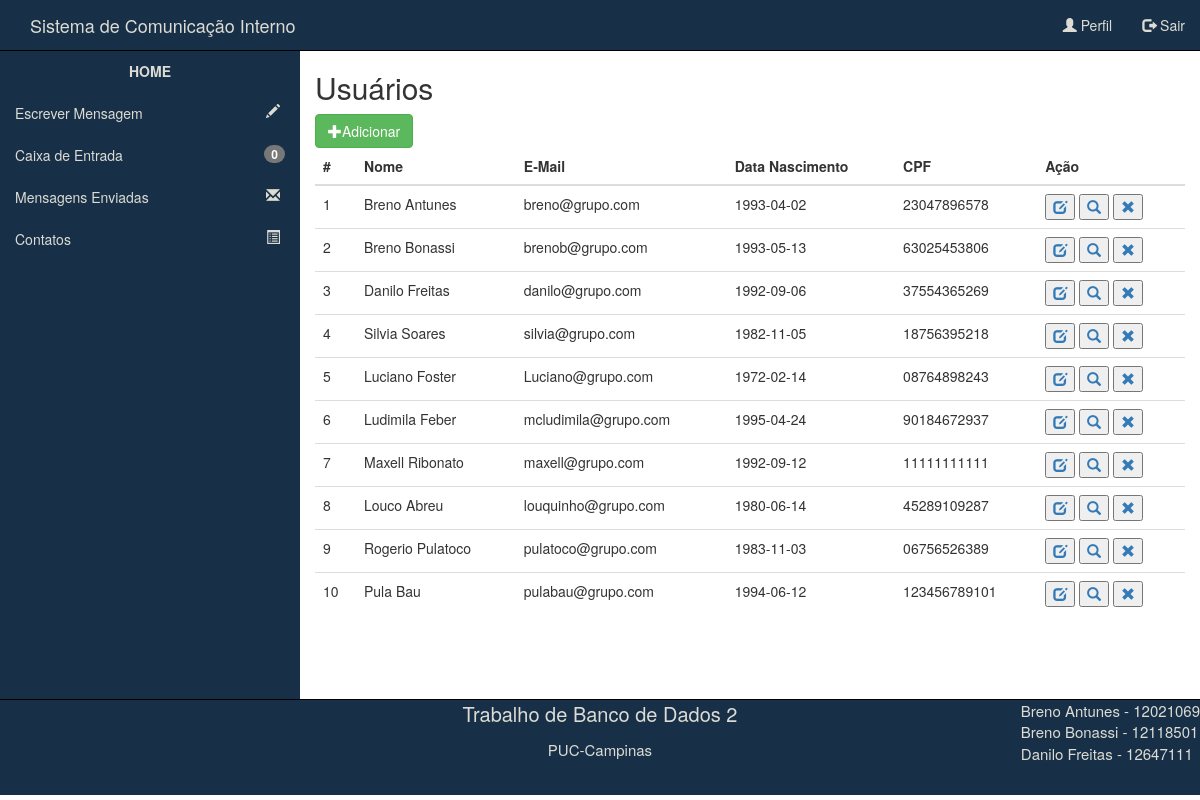
The page /Usuario/gridUsuario.php on the database its author committed.
### tables this page shows
CREATE TABLE IF NOT EXISTS `USUARIO` (
  `id_pessoa` int(11) NOT NULL,
  `nome` varchar(60) NOT NULL,
  `cpf` varchar(14) NOT NULL,
  `data_nascimento` date NOT NULL,
  `email` varchar(75) NOT NULL,
  `senha` varchar(15) NOT NULL,
  `departamento` int(11) NOT NULL,
  `perfil` int(11) NOT NULL
);

### Usuario/gridUsuario.php (the view, shortened to what this page needs)
<?php
  		$idUsuario = $_SESSION['id'];
		$consultaMsg = mysql_query("SELECT * FROM MENSAGEM WHERE destinatario='$idUsuario' AND lida = 0") or die(mysql_error());
		$msgsNaoLidas = mysql_num_rows($consultaMsg);
?>
<!DOCTYPE html>
<html lang="pt-br">
<head>
	<link rel="stylesheet" href="../css/bootstrap.css">
	<link rel="stylesheet" href="../css/estilo.css">
	<link rel="stylesheet" href="../css/menuTopoEstilo.css">
	<link rel="stylesheet" href="../css/menuLateralEstilo.css">
</head>
<body>
	<nav class="navbav navbar-default menuSuperior">
		<div class="container-fluid">
			<div class="navbar-header">
				<a class="navbar-brand" id="tituloTopo" href="../index.php">Sistema de Comunicação Interno</a>
			</div>
			<ul class="nav navbar-nav navbar-right">
				<li><a id="opcaoMenuSuperior1" href="../perfil.php"><span class="glyphicon glyphicon-user"></span> Perfil</a></li>
				<li><a id="opcaoMenuSuperior2" href="../login.php"><span class="glyphicon glyphicon-log-out"></span> Sair</a></li>
			</ul>
		</div>
	</nav>
	<div class="container-fluid principal">
		<div class="row linhaPrincipal">
			<nav class="col-md-3 menuLateral">
				<ul class="nav nav-pulls nav-stacked">
						<li>
							<a href="../index.php" id="opcaoMenuLateral0">HOME</a>
						</li>
					    <li>
	                        <a href="../escreverMensagem.php?&go=enviar" id="opcaoMenuLateral1">Escrever Mensagem <span class="glyphicon glyphicon-pencil pull-right icones"></span></a>
	                    </li>
	                    <li>
	                        <a href="../mensagensRecebidas.php" id="opcaoMenuLateral2">Caixa de Entrada <span class="badge pull-right"><?php echo $msgsNaoLidas; ?></span></a>
	                    </li>
	                    <li>
	                        <a href="../mensagensEnviadas.php" id="opcaoMenuLateral3">Mensagens Enviadas <span class="glyphicon glyphicon-envelope pull-right icones"></span></a>
	                    </li>
	                    <li>
	                        <a href="../contatos.php" id="opcaoMenuLateral4">Contatos <span class="glyphicon glyphicon-list-alt pull-right icones"></span></a>
	                    </li>
	                </ul>
			</nav>
			<section class="col-md-9 conteudo">
				<h2>Usuários</h2>
				<div class="form-group">
					<a class="btn btn-success pull-left" href="createUsuario.php"><span class="glyphicon glyphicon-plus"></span>Adicionar</a>
					<table class="table table-hover">
						<thead>
							<th>#</th>
							<th>Nome</th>
							<th>E-Mail</th>
							<th>Data Nascimento</th>
							<th>CPF</th>
							<th>Ação</th>
						</thead>
						<tbody>
								<?php
									$sql = mysql_query("SELECT * FROM USUARIO ORDER BY id_pessoa");
									$numrows = mysql_num_rows($sql);
									if ($numrows<=0){
										echo "<td colspan='6'>Não existem usuários cadastrados !</td>";
									}else{
										while($linha = mysql_fetch_assoc($sql)){
											echo "<tr onclick='location.href = '../login.php'' class='tabelaClicavel' >";
											echo "<td>" . $linha['id_pessoa'] . "</td>";
											echo "<td>" . $linha['nome'] . "</td>";
											echo "<td>" . $linha['email'] . "</td>";
											echo "<td>" . $linha['data_nascimento'] . "</td>";
											echo "<td>" . $linha['cpf'] . "</td>";
											echo "<td>
													<button><a href='editarUsuario.php?go=editaUsuario&id=" . $linha['id_pessoa'] . "'><span class = 'glyphicon glyphicon-edit'></span></a></button>
													<button><a href='#'><span class = 'glyphicon glyphicon-search'></span></a></button>
													<button><a href='deletarUsuario.php?id=" . $linha['id_pessoa'] . "' onclick='return confirmacao()'><span class = 'glyphicon glyphicon-remove'></span></a></button>
												</td>";
											echo "</tr>";
										}
									}
								?>
						</tbody>
					</table>
				</div>
			</section>
		</div>
	</div>
	<div class="container-fluid rodape">
		<footer class="row">
			<div class="col-md-4 conteudoRodape">
			</div>
			<div class="col-md-4 conteudoRodape">
				<p style="font-size:20px">Trabalho de Banco de Dados 2</p>
				<p style="font-size:15px">PUC-Campinas</p>
			</div>
			<div class="col-md-4 conteudoRodape">
				<p class="pull-right text-left"style="font-size:15px">Breno Antunes - 12021069 <br>Breno Bonassi - 12118501 <br>Danilo Freitas - 12647111 </p>
			</div>
		</footer>
	</div>
</body>
</html>

### css/estilo.css (style rules this page uses)
html, body { height: 100%; overflow-x: hidden; overflow-y: auto; }
.principal { height: 81%; }
.linhaPrincipal { height: 100%; }
.conteudo { height: 100%; }
.rodape { height: 12%; background-color: #183047; border-top:1px solid black; overflow-y: auto; }
.conteudoRodape { padding: 0; color: #DCDCD5; text-align: center; }

### css/menuTopoEstilo.css (style rules this page uses)
.menuSuperior { background-color: #183047; border-bottom: 1px solid black; }
#tituloTopo { color: #DCDCD5; }
#opcaoMenuSuperior1 { color: #DCDCD5; }
#opcaoMenuSuperior2 { color: #DCDCD5; }

### css/menuLateralEstilo.css (style rules this page uses)
.menuLateral { padding: 0px; background-color: #183047; height: 100%; }
#opcaoMenuLateral0 { color: #DCDCD5; text-align: center; font-weight: bold; height: 40px; }
#opcaoMenuLateral1 { color: #DCDCD5; }
#opcaoMenuLateral2 { color: #DCDCD5; }
#opcaoMenuLateral3 { color: #DCDCD5; }
#opcaoMenuLateral4 { color: #DCDCD5; }
span.icones { padding-right: 5px; }

### rows shown on the page
usuario: id_pessoa "1", nome "Breno Antunes", email "breno@grupo.com", data_nascimento "1993-04-02", cpf "23047896578"
usuario: id_pessoa "2", nome "Breno Bonassi", email "brenob@grupo.com", data_nascimento "1993-05-13", cpf "63025453806"
usuario: id_pessoa "3", nome "Danilo Freitas", email "danilo@grupo.com", data_nascimento "1992-09-06", cpf "37554365269"
usuario: id_pessoa "4", nome "Silvia Soares", email "silvia@grupo.com", data_nascimento "1982-11-05", cpf "18756395218"
usuario: id_pessoa "5", nome "Luciano Foster", email "Luciano@grupo.com", data_nascimento "1972-02-14", cpf "08764898243"
usuario: id_pessoa "6", nome "Ludimila Feber", email "mcludimila@grupo.com", data_nascimento "1995-04-24", cpf "90184672937"
usuario: id_pessoa "7", nome "Maxell Ribonato", email "maxell@grupo.com", data_nascimento "1992-09-12", cpf "11111111111"
usuario: id_pessoa "8", nome "Louco Abreu", email "louquinho@grupo.com", data_nascimento "1980-06-14", cpf "45289109287"
usuario: id_pessoa "9", nome "Rogerio Pulatoco", email "pulatoco@grupo.com", data_nascimento "1983-11-03", cpf "06756526389"
usuario: id_pessoa "10", nome "Pula Bau", email "pulabau@grupo.com", data_nascimento "1994-06-12", cpf "123456789101"

### other values the page prints
$msgsNaoLidas "0"
